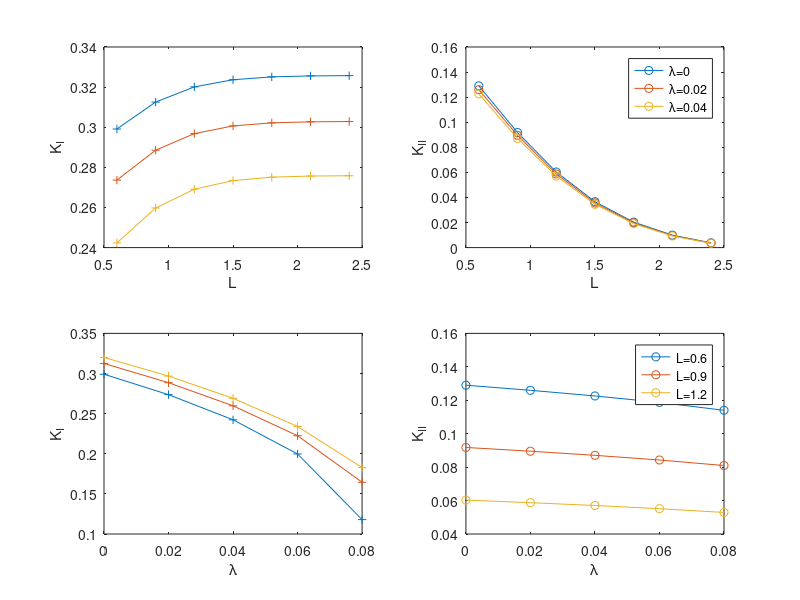

Write MATLAB code to recreate this figure.
load n350x50-lambda

for j = 1:3
subplot(2,2,1)
plot(L, KI(j,:),'+-');
xlabel('L');
ylabel('K_I');
hold on
subplot(2,2,2)
plot(L, KII(j,:),'o-');
xlabel('L');
ylabel('K_{II}');
hold on
end
legend({['\lambda=',num2str(lambda(1))],['\lambda=',num2str(lambda(2))],['\lambda=',num2str(lambda(3))]})

for j = 1:3
subplot(2,2,3)
plot(lambda, KI(:,j),'+-');
xlabel('\lambda');
ylabel('K_I');
hold on
subplot(2,2,4)
plot(lambda, KII(:,j),'o-');
xlabel('\lambda');
ylabel('K_{II}');
hold on
end
legend({['L=',num2str(L(1))],['L=',num2str(L(2))],['L=',num2str(L(3))]})